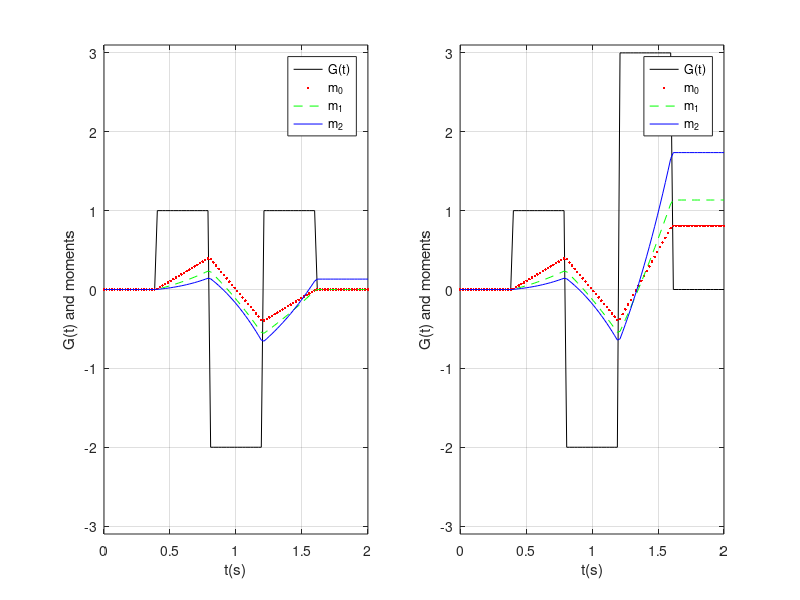

MATLAB code for this plot:
% % % % IRINA GRIGORESCU
% % % % Date created: 11-08-2017
% % % % 
% % % % This script is concerned with understanding the moment of gradients
% % % % It creates a gradient waveform and calculates it's first 3 moments.
% % % % 
close all
N = 100;
t = linspace(0,2,N)';
G1 = [ zeros(     N/5   ,1) ; ... % a tenth is              0
        ones((N-2*N/5)/3,1) ; ... % a third of the rest is  1
    -2.*ones((N-2*N/5)/3,1) ; ... % a third of the rest is -2
        ones((N-2*N/5)/3,1) ; ... % a third of the rest is  1
       zeros(     N/5   ,1)]; ... % a tenth is              0

G2 = [ zeros(     N/5   ,1) ; ... % a tenth is              0
        ones((N-2*N/5)/3,1) ; ... % a third of the rest is  1
    -2.*ones((N-2*N/5)/3,1) ; ... % a third of the rest is -2
     3.*ones((N-2*N/5)/3,1) ; ... % a third of the rest is  3
       zeros(     N/5   ,1)]; ... % a tenth is              0    
   
% Moments:
m0G1 = cumtrapz(t, G1);           % zeroth
m1G1 = cumtrapz(t, G1 .*  t);     % first
m2G1 = cumtrapz(t, G1 .* (t.^2)); % second

m0G2 = cumtrapz(t, G2);           % zeroth
m1G2 = cumtrapz(t, G2 .*  t);     % first
m2G2 = cumtrapz(t, G2 .* (t.^2)); % second

% % % % Plot the gradients and their moments
figure('Position', [100,400,1100,300]);
subplot(1,2,1)
plot(t, G1, 'k');      % G(t) 
hold on
plot(t, m0G1, 'r.');   % m0
plot(t, m1G1, 'g--');  % m1
plot(t, m2G1, 'b-');   % m2
grid on
ylim([-3.1 3.1])
xlabel('t(s)')
ylabel('G(t) and moments')
legend('G(t)', 'm_0', 'm_1', 'm_2')

subplot(1,2,2)
plot(t, G2, 'k');      % G(t) 
hold on
plot(t, m0G2, 'r.');   % m0
plot(t, m1G2, 'g--');  % m1
plot(t, m2G2, 'b-');   % m2
grid on
ylim([-3.1 3.1])
xlabel('t(s)')
ylabel('G(t) and moments')
legend('G(t)', 'm_0', 'm_1', 'm_2')